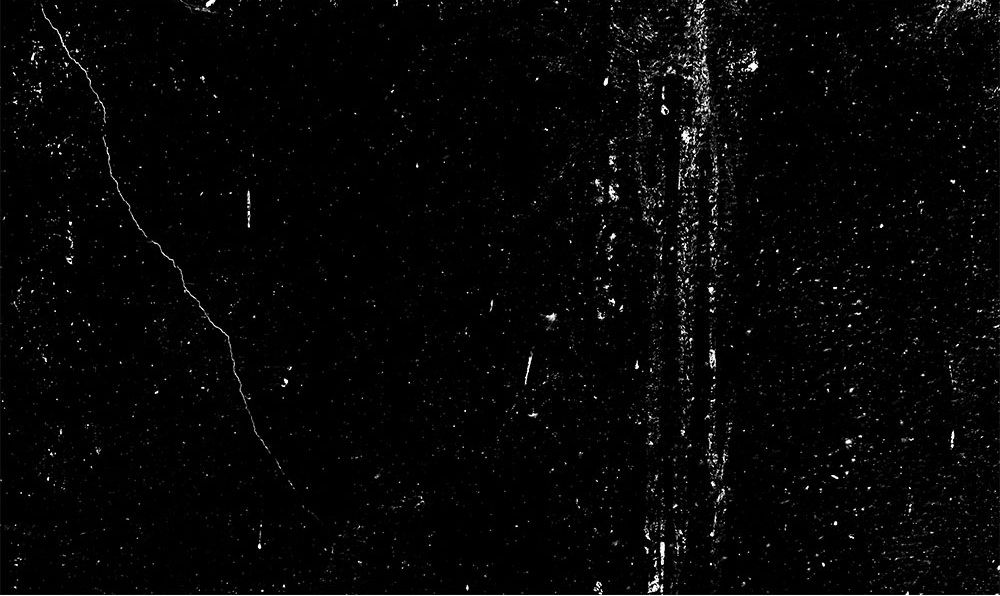
%> input picture code/noise_addition/dirt_texture.jpg, 1000 x 596 px
$ octave --eval "result = test_median(imread('../noise_addition/dirt_texture.jpg'));"   (GNU Octave 9; MATLAB toolbox functions it lacks are replaced by stand-ins)
%> lines starting %> are read from the running program, lines starting %| are printed output that depends on the picture
### code/denoising_techniques/median_filter.m
function median_output = median_filter(image,window_size)
median_output = medfilt2(image,window_size);
end

### code/denoising_techniques/test_median.m
function test_median_out = test_median(input_image)
image = rgb2ycbcr(input_image);
%> image: size 596x1000x3 uint8; mean of channels 1, 2, 3 21.7, 128, 128
%orig_image = imread("data_students/wiseonRocks_square/wiseonRocks_square_01_0.jpg");
window_size = [10 10];
filtered_image_Y = median_filter(image(:,:,1),window_size);
%> in median_filter, `median_output = medfilt2(image,window_size);`:
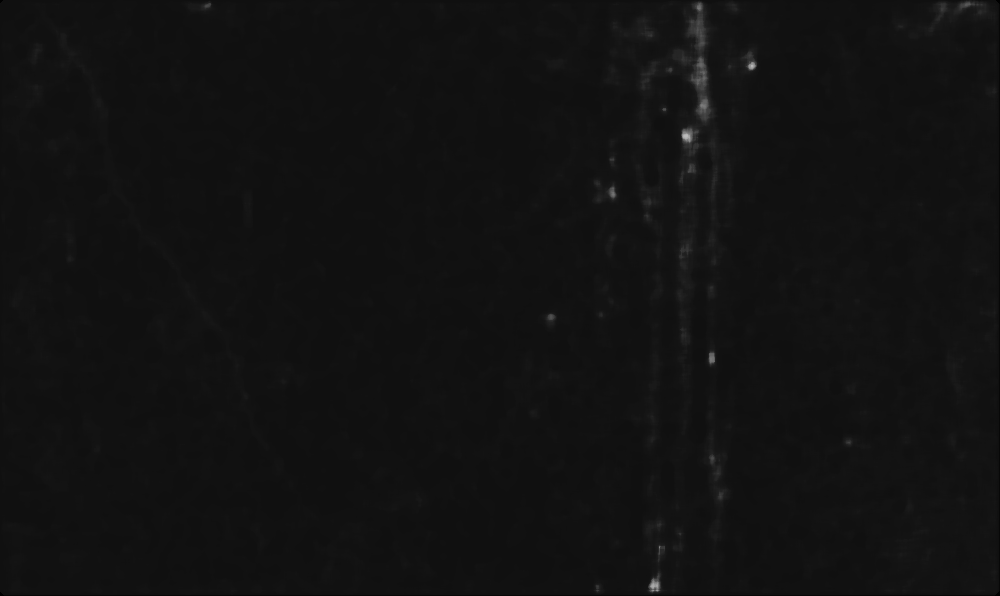
%> median_output: size 596x1000 uint8; min 0, max 187, mean 17.8
filtered_image_Cb = median_filter(image(:,:,2),window_size);
%> call 2 of median_filter, with window_size = [10 10]
%> in median_filter (call 2), `median_output = medfilt2(image,window_size);`:
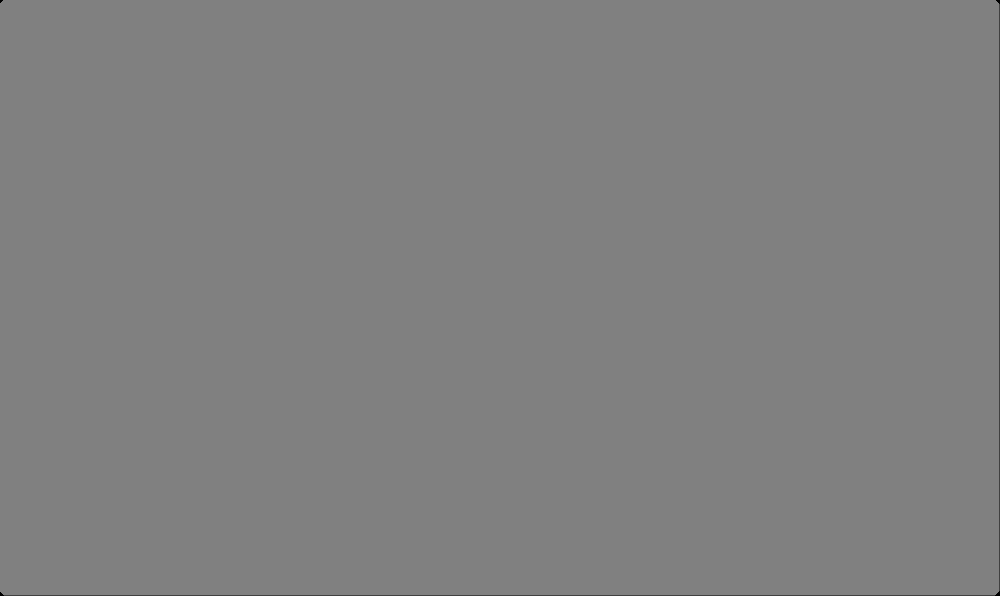
%> median_output: size 596x1000 uint8; min 0, max 128, mean 127.8
filtered_image_Cr = median_filter(image(:,:,3),window_size);
filtered_image = cat(3, filtered_image_Y,filtered_image_Cb,filtered_image_Cr);
%> filtered_image: size 596x1000x3 uint8; mean of channels 1, 2, 3 17.8, 127.8, 127.8
filtered_image = ycbcr2rgb(filtered_image);
test_median_out = imsharpen(filtered_image,'Radius',2,'Amount',1,'Threshold',0.5);
% [5 lines of commented-out code are left out]

end
